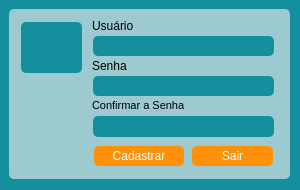
<?xml version="1.0" encoding="UTF-8"?>
<ui version="4.0">
 <class>FormCadastroUsuario</class>
 <widget class="QWidget" name="FormCadastroUsuario">
  <property name="windowModality">
   <enum>Qt::ApplicationModal</enum>
  </property>
  <property name="geometry">
   <rect>
    <x>0</x>
    <y>0</y>
    <width>300</width>
    <height>190</height>
   </rect>
  </property>
  <property name="windowTitle">
   <string>Cadastra Usuário</string>
  </property>
  <property name="styleSheet">
   <string notr="true">background-color: rgb(21, 143, 157);</string>
  </property>
  <widget class="QWidget" name="widget" native="true">
   <property name="geometry">
    <rect>
     <x>9</x>
     <y>9</y>
     <width>281</width>
     <height>170</height>
    </rect>
   </property>
   <property name="styleSheet">
    <string notr="true">background-color: rgb(156, 202, 206);
border-radius:5px</string>
   </property>
   <widget class="QLabel" name="label_5">
    <property name="geometry">
     <rect>
      <x>83</x>
      <y>9</y>
      <width>43</width>
      <height>16</height>
     </rect>
    </property>
    <property name="text">
     <string>Usuário</string>
    </property>
   </widget>
   <widget class="QLineEdit" name="txt_conf_senha">
    <property name="geometry">
     <rect>
      <x>84</x>
      <y>107</y>
      <width>181</width>
      <height>21</height>
     </rect>
    </property>
    <property name="font">
     <font>
      <pointsize>11</pointsize>
     </font>
    </property>
    <property name="styleSheet">
     <string notr="true">color: rgb(255, 255, 255);
background-color: rgb(21, 143, 157);
border-radius:5px</string>
    </property>
    <property name="echoMode">
     <enum>QLineEdit::Password</enum>
    </property>
    <property name="alignment">
     <set>Qt::AlignCenter</set>
    </property>
    <property name="placeholderText">
     <string/>
    </property>
   </widget>
   <widget class="QLabel" name="label_6">
    <property name="geometry">
     <rect>
      <x>83</x>
      <y>89</y>
      <width>121</width>
      <height>16</height>
     </rect>
    </property>
    <property name="styleSheet">
     <string notr="true"/>
    </property>
    <property name="text">
     <string>&lt;html&gt;&lt;head/&gt;&lt;body&gt;&lt;p&gt;&lt;span style=&quot; font-size:8pt;&quot;&gt;Confirmar a Senha&lt;/span&gt;&lt;/p&gt;&lt;/body&gt;&lt;/html&gt;</string>
    </property>
   </widget>
   <widget class="QLineEdit" name="txt_cad_usuario">
    <property name="geometry">
     <rect>
      <x>84</x>
      <y>27</y>
      <width>181</width>
      <height>20</height>
     </rect>
    </property>
    <property name="font">
     <font>
      <pointsize>11</pointsize>
     </font>
    </property>
    <property name="styleSheet">
     <string notr="true">color: rgb(255, 255, 255);
background-color: rgb(21, 143, 157);
border-radius:5px</string>
    </property>
    <property name="alignment">
     <set>Qt::AlignCenter</set>
    </property>
    <property name="placeholderText">
     <string/>
    </property>
   </widget>
   <widget class="QLabel" name="label_3">
    <property name="geometry">
     <rect>
      <x>83</x>
      <y>49</y>
      <width>36</width>
      <height>16</height>
     </rect>
    </property>
    <property name="styleSheet">
     <string notr="true"/>
    </property>
    <property name="text">
     <string>Senha</string>
    </property>
   </widget>
   <widget class="QPushButton" name="btn_cad_usu_cadastrar">
    <property name="geometry">
     <rect>
      <x>85</x>
      <y>137</y>
      <width>90</width>
      <height>20</height>
     </rect>
    </property>
    <property name="cursor">
     <cursorShape>PointingHandCursor</cursorShape>
    </property>
    <property name="styleSheet">
     <string notr="true">QPushButton{
color: rgb(255, 255, 255);
background-color: rgb(255, 145, 10);
border-radius:5px
}

QPushButton:hover{
color:rgb(255, 145, 10);
background-color: rgb(255, 255, 255);
border-radius:5px
}
</string>
    </property>
    <property name="text">
     <string>Cadastrar</string>
    </property>
    <property name="icon">
     <iconset>
      <normaloff>icones/icons8-add-25.png</normaloff>icones/icons8-add-25.png</iconset>
    </property>
   </widget>
   <widget class="QLineEdit" name="txt_cad_senha">
    <property name="geometry">
     <rect>
      <x>84</x>
      <y>67</y>
      <width>181</width>
      <height>20</height>
     </rect>
    </property>
    <property name="font">
     <font>
      <pointsize>11</pointsize>
     </font>
    </property>
    <property name="styleSheet">
     <string notr="true">color: rgb(255, 255, 255);
background-color: rgb(21, 143, 157);
border-radius:5px</string>
    </property>
    <property name="echoMode">
     <enum>QLineEdit::Password</enum>
    </property>
    <property name="alignment">
     <set>Qt::AlignCenter</set>
    </property>
    <property name="placeholderText">
     <string/>
    </property>
   </widget>
   <widget class="QPushButton" name="btn_cad_usu_sair">
    <property name="geometry">
     <rect>
      <x>183</x>
      <y>137</y>
      <width>81</width>
      <height>20</height>
     </rect>
    </property>
    <property name="cursor">
     <cursorShape>PointingHandCursor</cursorShape>
    </property>
    <property name="styleSheet">
     <string notr="true">QPushButton{
color: rgb(255, 255, 255);
background-color: rgb(255, 145, 10);
border-radius:5px
}

QPushButton:hover{
color:rgb(255, 145, 10);
background-color: rgb(255, 255, 255);
border-radius:5px
}
</string>
    </property>
    <property name="text">
     <string>Sair</string>
    </property>
    <property name="icon">
     <iconset>
      <normaloff>icones/icons-sinal-de-saída-25.png</normaloff>icones/icons-sinal-de-saída-25.png</iconset>
    </property>
   </widget>
   <widget class="QLabel" name="label">
    <property name="geometry">
     <rect>
      <x>12</x>
      <y>13</y>
      <width>61</width>
      <height>51</height>
     </rect>
    </property>
    <property name="styleSheet">
     <string notr="true">color: rgb(255, 255, 255);
background-color: rgb(21, 143, 157);
border-radius:5px</string>
    </property>
    <property name="text">
     <string/>
    </property>
    <property name="pixmap">
     <pixmap>imagens/icon_title.png</pixmap>
    </property>
    <property name="scaledContents">
     <bool>true</bool>
    </property>
   </widget>
  </widget>
 </widget>
 <tabstops>
  <tabstop>txt_cad_usuario</tabstop>
  <tabstop>txt_cad_senha</tabstop>
  <tabstop>txt_conf_senha</tabstop>
  <tabstop>btn_cad_usu_cadastrar</tabstop>
  <tabstop>btn_cad_usu_sair</tabstop>
 </tabstops>
 <resources/>
 <connections/>
</ui>
